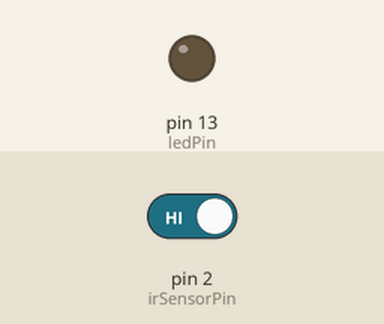
Bench run of a sketch on a simulated Arduino Uno, built with avr-gcc and run on an emulated ATmega328P. On the bench: output pins drawn as LEDs (lit = HIGH). Inputs (shaded band) come from the test bench; at power-on: pin 2 (irSensorPin) HIGH.

Above: at 1.2 s.
1.3 s: pin 2 (irSensorPin) driven LOW
At 1.6 s:
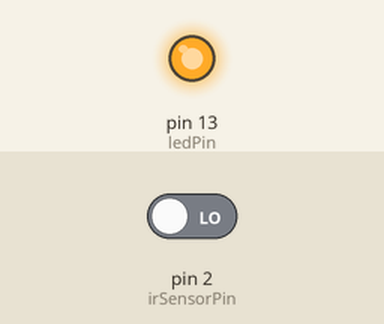
2.8 s: pin 2 (irSensorPin) driven HIGH
At 3.9 s:
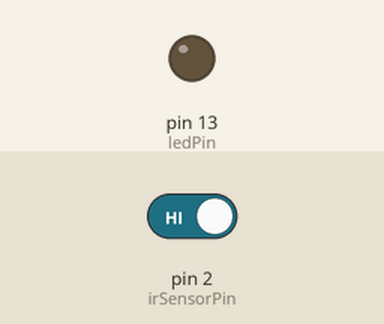
Timing chart, 0 to 5.8 s (numbered marks = the images above; inputs shaded):
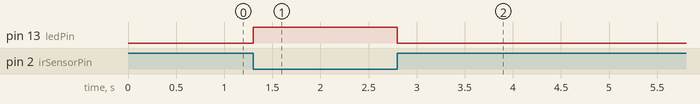

The sketch:

IR_Sensor_LED_Trigger.ino
```cpp
int irSensorPin = 2;
int ledPin = 13;
void setup() {
  pinMode(irSensorPin, INPUT);
  pinMode(ledPin, OUTPUT);
}
void loop() {
  int sensorValue = digitalRead(irSensorPin);
  if (sensorValue == LOW) {
    digitalWrite(ledPin, HIGH);
  } else {
    digitalWrite(ledPin, LOW);
  }
}
```

Measured:
- after the input at 1.3 s, pin 13 (ledPin): LOW → HIGH at once
- after the input at 2.8 s, pin 13 (ledPin): HIGH → LOW at once
